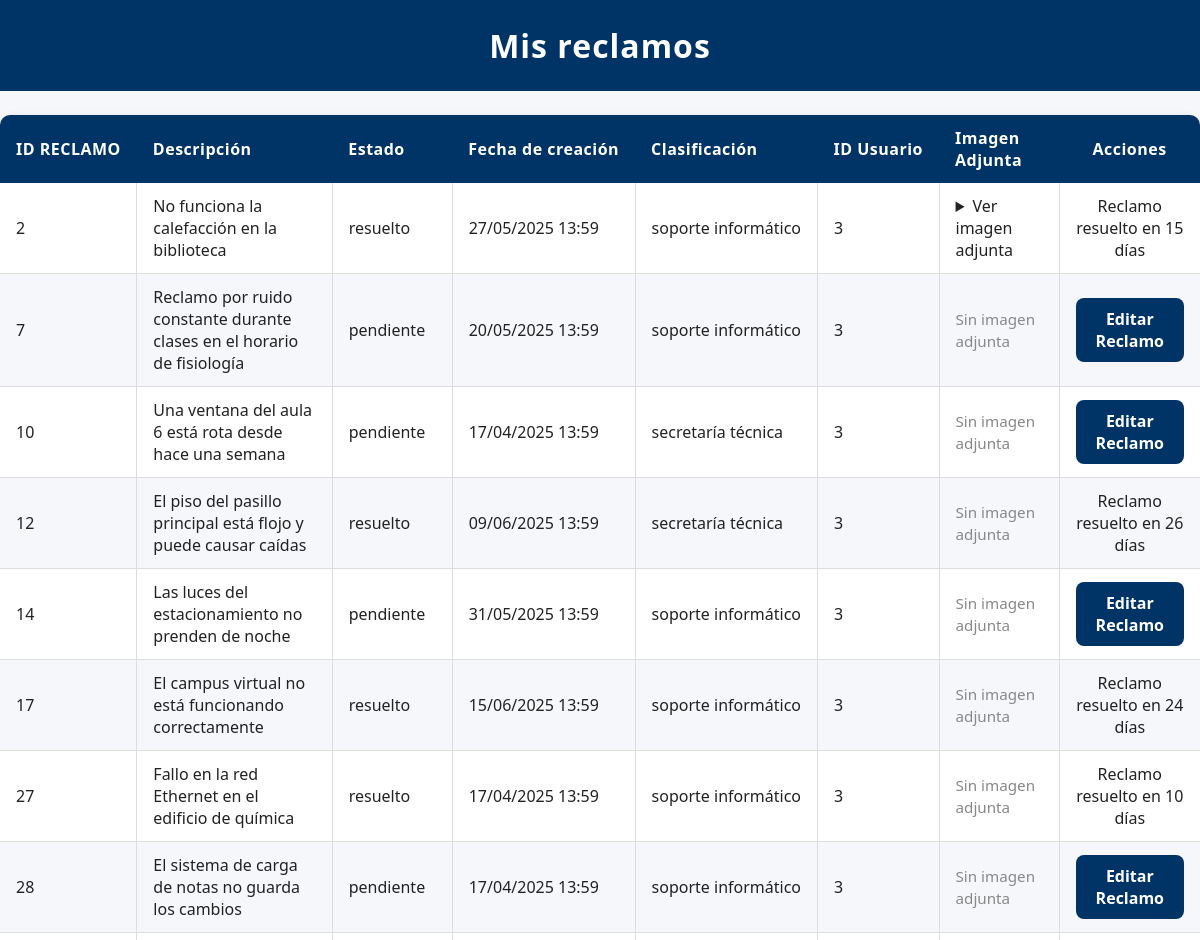
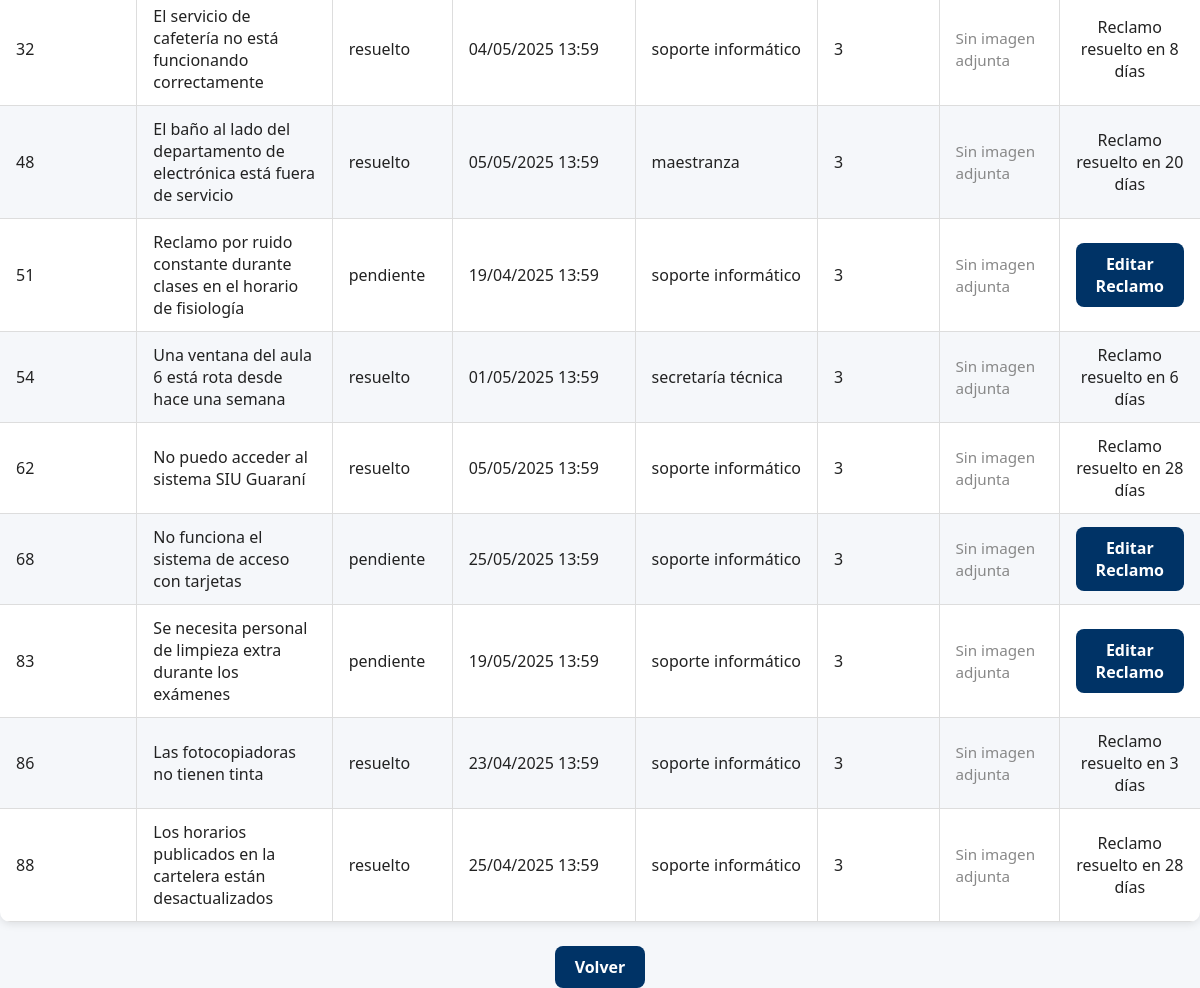
The app's page /mis_reclamos (signed in) with its own data (2 pictures, top to bottom).
### modules/modelos.py (models this page shows)
class Base(DeclarativeBase):
    pass

class ModeloReclamo(Base):
    __tablename__ = 'reclamos'
    id = Column(Integer, primary_key=True)
    estado = Column(String, default="pendiente")
    fecha_hora = Column(DateTime, default=datetime.utcnow)
    contenido = Column(String)
    usuario_id = Column(Integer, ForeignKey('usuarios.id'))
    clasificacion = Column(String)
    tiempo_estimado = Column(Integer, default=0)
    resuelto_en = Column(Integer, default=0)
    usuarios = relationship(
        "ModeloUsuario",
        secondary="reclamos_usuarios",
        back_populates="reclamos"
    )

### server.py (the view)
@app.route('/mis_reclamos')
@login_required
def mis_reclamos():
    if current_user.rol == '1':
        reclamos = repo_reclamos.obtener_todos_los_reclamos_base()
    else:
        reclamos = repo_reclamos.obtener_todos_los_registros(current_user.id)
    return render_template('mis_reclamos.html', usuario=current_user, reclamos=reclamos, os=os)

### modules/login.py (called while the page is built)
    @property
    def is_authenticated(self):
        return True

### modules/repositorio.py (called while the page is built)
    def obtener_registro_por_filtro(self, campo, valor, campo2=None, valor2=None):
        query = self.__session.query(ModeloUsuario).filter(getattr(ModeloUsuario, campo) == valor)
        if campo2 and valor2:
            query = query.filter(getattr(ModeloUsuario, campo2) == valor2)
        modelo = query.first()
        if modelo:
            return self.__map_modelo_a_entidad(modelo)
        return None

    def __map_modelo_a_entidad(self, modelo: ModeloUsuario):
        return Usuario(
            nombre=modelo.nombre,
            apellido=modelo.apellido,
            email=modelo.email,
            nombre_de_usuario=modelo.nombre_de_usuario,
            contraseña=modelo.contraseña,
            rol=modelo.rol,
            claustro=modelo.claustro,
            id=modelo.id
        )

    def obtener_todos_los_registros(self, usuario_id):
        return self.__session.query(ModeloReclamo).filter_by(usuario_id=usuario_id).all()

### modules/usuarios.py (called while the page is built)
    @property
    def nombre(self):
        return self.__nombre

    @nombre.setter
    def nombre(self, nuevo_nombre: str):
        if not isinstance(nuevo_nombre, str):
            raise ValueError("El nombre debe ser una cadena de texto")
        self.__nombre = nuevo_nombre

    @property
    def apellido(self):
        return self.__apellido

    @apellido.setter
    def apellido(self, nuevo_apellido: str):
        if not isinstance(nuevo_apellido, str):
            raise ValueError("El apellido debe ser una cadena de texto")
        self.__apellido = nuevo_apellido

    @property
    def email(self):
        return self.__email

    @email.setter
    def email(self, nuevo_email: str):
        if not isinstance(nuevo_email, str):
            raise ValueError("El email debe ser una cadena de texto")
        self.__email = nuevo_email

    @property
    def nombre_de_usuario(self):
        return self.__nombre_de_usuario

    @nombre_de_usuario.setter
    def nombre_de_usuario(self, nuevo_nombre_de_usuario: str):
        if not isinstance(nuevo_nombre_de_usuario, str):
            raise ValueError("El nombre de usuario debe ser una cadena de texto")
        self.__nombre_de_usuario = nuevo_nombre_de_usuario

    @property
    def contraseña(self):
        return self.__contraseña

    @contraseña.setter
    def contraseña(self, value):
        self.__contraseña = value

    @property
    def rol(self):
        return self.__rol

    @property
    def id(self):
        return self.__id

### templates/mis_reclamos.html (shortened to what this page needs)
<!DOCTYPE html>
<html lang="es">
<head>
    <link rel="stylesheet" href="{{ url_for('static', filename='style.css') }}">
</head>
<body>
    <h1>Mis reclamos</h1>
    <table>
        <thead>
            <tr>
                <th class="col-id">ID RECLAMO</th>
                <th class="col-descripcion">Descripción</th>
                <th class="col-estado">Estado</th>
                <th class="col-fecha">Fecha de creación</th>
                <th class="col-clasificacion">Clasificación</th>
                <th class="col-usuario">ID Usuario</th>
                <th class = "col-imagen">Imagen Adjunta</th>
                <th class="col-acciones">Acciones</th>
            </tr>
        </thead>
        <tbody>
            {% for reclamo in reclamos %}
                <tr>
                    <td class="col-id">{{ reclamo.id }}</td>
                    <td class="col-descripcion">{{ reclamo.contenido }}</td>
                    <td class="col-estado">{{reclamo.estado}}</td>
                    <td class="col-fecha">{{ reclamo.fecha_hora.strftime('%d/%m/%Y %H:%M')}}</td>
                    <td class="col-clasificacion">{{ reclamo.clasificacion }}</td>
                    <td class="col-usuario">{{ reclamo.usuario_id }}</td>
                    <td class = "col-imagen">
                    {% set imagen_path = 'static/Imagenes Reclamos/{}.png'.format(reclamo.id) %}
                    {% if os.path.exists(imagen_path) %}
                        <details>
                            <summary>Ver imagen adjunta</summary>
                        </details>
                    {% else %}
                        <span style="color: #888; font-size: 0.95em;">Sin imagen adjunta</span>
                    {% endif %}
                    </td>
                    <td class="col-acciones">
                        {%if current_user.rol == '1'%}
                            <a href="{{ url_for('editar_reclamo', reclamo_id=reclamo.id) }}" class="enlace-boton">Derivar Reclamo</a>
                        {%else%}
                            {% if reclamo.estado != "resuelto" %}
                                <a href="{{ url_for('editar_reclamo', reclamo_id=reclamo.id) }}" class="enlace-boton">Editar Reclamo</a>
                            {% else %}
                                Reclamo resuelto en {{ reclamo.resuelto_en }} días
                            {% endif %}
                        {%endif%}
                    </td>
                </tr>
            {% endfor %}
        </tbody>
    </table>
    <div style="text-align:center; margin-top: 20px;">
        <a href="{{ url_for('inicio') }}" class="enlace-boton">Volver</a>
    </div>
</body>
</html>

### static/style.css (style rules this page uses)
html, body { font-family: 'Segoe UI', Arial, sans-serif; background-color: #f5f7fa; color: #222; margin: 0; padding: 0; height: 100%; }
h1 { background-color: #003366; color: #fff; margin: 0; padding: 24px 0; text-align: center; letter-spacing: 1px; }
table { width: 100%; border-collapse: collapse; margin: 24px 0; font-family: 'Segoe UI', Arial, sans-serif; font-size: 1em; color: #222; box-shadow: 0 2px 8px rgba(0,0,0,0.1); border-radius: 10px; overflow: hidden; background: #fff; }
thead { background-color: #003366; color: #fff; text-align: left; }
thead th { padding: 12px 16px; font-weight: bold; letter-spacing: 0.5px; }
tbody tr { border-bottom: 1px solid #ddd; }
tbody tr:nth-child(even) { background-color: #f5f7fa; }
tbody td { padding: 12px 16px; vertical-align: middle; border-left: 1px solid #ddd; }
tbody td:first-child { border-left: none; }
a { position: relative; color: #003366; font-weight: 600; text-decoration: none; cursor: pointer; transition: color 0.3s ease; }
a::after { content: ''; position: absolute; width: 0; height: 2px; left: 0; bottom: -3px; background-color: #00509e; transition: width 0.3s ease; border-radius: 2px; }
a.enlace-boton { display: inline-block; padding: 10px 20px; background-color: #003366; color: #fff; border-radius: 8px; text-decoration: none; font-weight: bold; }
.col-id, .col-usuario { width: 6%; white-space: nowrap; }
.col-estado { width: 10%; white-space: nowrap; }
.col-fecha { width: 15%; white-space: nowrap; }
.col-departamento, .col-clasificacion { width: 12%; white-space: nowrap; }
.col-descripcion { width: auto; max-width: 300px; word-wrap: break-word; }
.col-acciones { width: 8%; text-align: center; }

### records on screen
ModeloReclamo: id "2", contenido "No funciona la calefacción en la biblioteca", estado "resuelto", fecha_hora "27/05/2025 13:59", clasificacion "soporte informático", usuario_id "3", resuelto_en "15"
ModeloReclamo: id "7", contenido "Reclamo por ruido constante durante clases en el horario de fisiología", estado "pendiente", fecha_hora "20/05/2025 13:59", clasificacion "soporte informático", usuario_id "3", shows "Sin imagen adjunta"
ModeloReclamo: id "10", contenido "Una ventana del aula 6 está rota desde hace una semana", estado "pendiente", fecha_hora "17/04/2025 13:59", clasificacion "secretaría técnica", usuario_id "3", shows "Sin imagen adjunta"
ModeloReclamo: id "12", contenido "El piso del pasillo principal está flojo y puede causar caídas", estado "resuelto", fecha_hora "09/06/2025 13:59", clasificacion "secretaría técnica", usuario_id "3", shows "Sin imagen adjunta", resuelto_en "26"
ModeloReclamo: id "14", contenido "Las luces del estacionamiento no prenden de noche", estado "pendiente", fecha_hora "31/05/2025 13:59", clasificacion "soporte informático", usuario_id "3", shows "Sin imagen adjunta"
ModeloReclamo: id "17", contenido "El campus virtual no está funcionando correctamente", estado "resuelto", fecha_hora "15/06/2025 13:59", clasificacion "soporte informático", usuario_id "3", shows "Sin imagen adjunta", resuelto_en "24"
ModeloReclamo: id "27", contenido "Fallo en la red Ethernet en el edificio de química", estado "resuelto", fecha_hora "17/04/2025 13:59", clasificacion "soporte informático", usuario_id "3", shows "Sin imagen adjunta", resuelto_en "10"
ModeloReclamo: id "28", contenido "El sistema de carga de notas no guarda los cambios", estado "pendiente", fecha_hora "17/04/2025 13:59", clasificacion "soporte informático", usuario_id "3", shows "Sin imagen adjunta"
ModeloReclamo: id "32", contenido "El servicio de cafetería no está funcionando correctamente", estado "resuelto", fecha_hora "04/05/2025 13:59", clasificacion "soporte informático", usuario_id "3", shows "Sin imagen adjunta", resuelto_en "8"
ModeloReclamo: id "48", contenido "El baño al lado del departamento de electrónica está fuera de servicio", estado "resuelto", fecha_hora "05/05/2025 13:59", clasificacion "maestranza", usuario_id "3", shows "Sin imagen adjunta", resuelto_en "20"
ModeloReclamo: id "51", contenido "Reclamo por ruido constante durante clases en el horario de fisiología", estado "pendiente", fecha_hora "19/04/2025 13:59", clasificacion "soporte informático", usuario_id "3", shows "Sin imagen adjunta"
ModeloReclamo: id "54", contenido "Una ventana del aula 6 está rota desde hace una semana", estado "resuelto", fecha_hora "01/05/2025 13:59", clasificacion "secretaría técnica", usuario_id "3", shows "Sin imagen adjunta", resuelto_en "6"
ModeloReclamo: id "62", contenido "No puedo acceder al sistema SIU Guaraní", estado "resuelto", fecha_hora "05/05/2025 13:59", clasificacion "soporte informático", usuario_id "3", shows "Sin imagen adjunta", resuelto_en "28"
ModeloReclamo: id "68", contenido "No funciona el sistema de acceso con tarjetas", estado "pendiente", fecha_hora "25/05/2025 13:59", clasificacion "soporte informático", usuario_id "3", shows "Sin imagen adjunta"
ModeloReclamo: id "83", contenido "Se necesita personal de limpieza extra durante los exámenes", estado "pendiente", fecha_hora "19/05/2025 13:59", clasificacion "soporte informático", usuario_id "3", shows "Sin imagen adjunta"
ModeloReclamo: id "86", contenido "Las fotocopiadoras no tienen tinta", estado "resuelto", fecha_hora "23/04/2025 13:59", clasificacion "soporte informático", usuario_id "3", shows "Sin imagen adjunta", resuelto_en "3"
ModeloReclamo: id "88", contenido "Los horarios publicados en la cartelera están desactualizados", estado "resuelto", fecha_hora "25/04/2025 13:59", clasificacion "soporte informático", usuario_id "3", shows "Sin imagen adjunta", resuelto_en "28"
